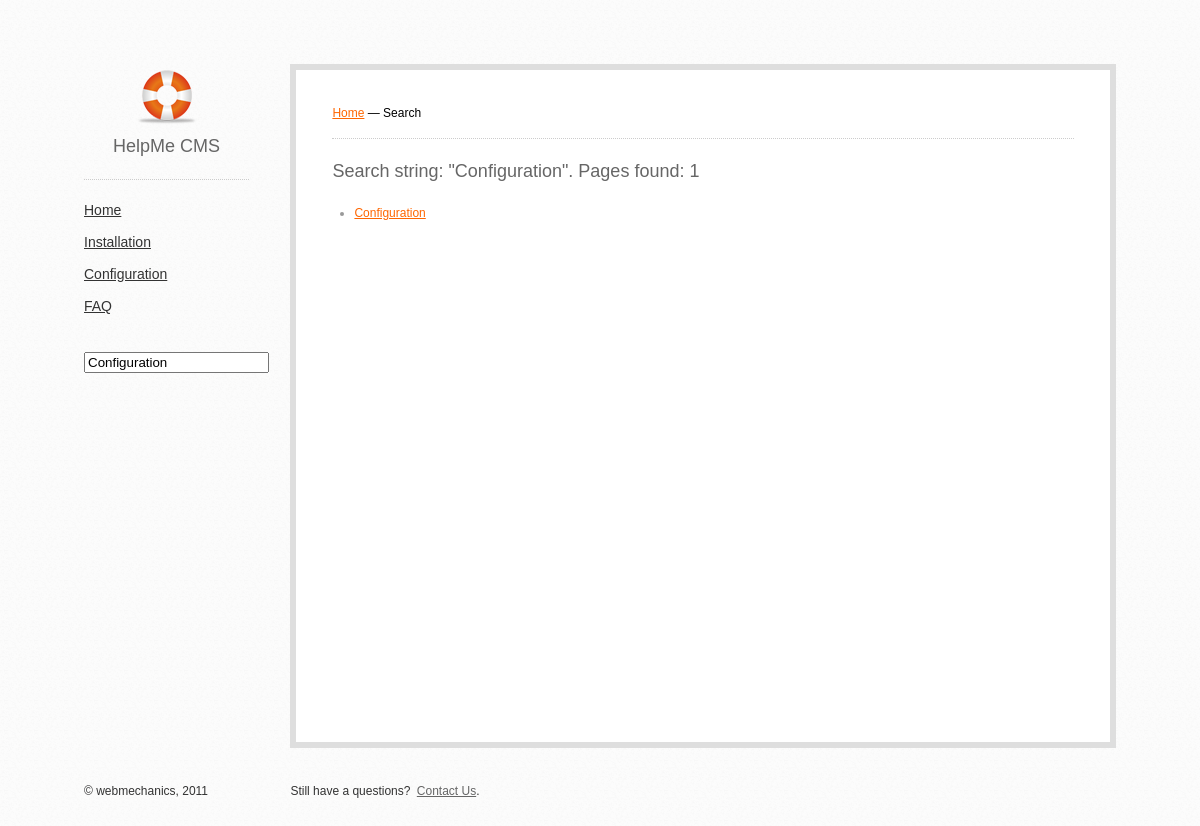
/search/?str=Configuration&newsearch=true, run on the app's committed database.
### tables this page shows
CREATE TABLE `help` (
  `id` int(10) unsigned NOT NULL AUTO_INCREMENT,
  `parent` int(10) unsigned NOT NULL DEFAULT '0',
  `name` varchar(255) DEFAULT NULL,
  `keywords` varchar(255) DEFAULT NULL,
  `description` varchar(512) DEFAULT NULL,
  `content` text,
  `priority` int(10) unsigned NOT NULL DEFAULT '0',
  `enabled` int(1) unsigned NOT NULL DEFAULT '0',
  PRIMARY KEY (`id`),
  KEY `idx_priority` (`priority`),
  KEY `idx_search` (`name`,`keywords`),
  KEY `idx_parent` (`parent`),
  KEY `idx_enabled` (`enabled`)
);

### app/controllers/main.php (called while the page is built, shortened)
<?php if ( ! defined('BASEPATH')) exit('No direct script access allowed');
class Main extends MY_Controller {
	function __construct() {
		$this->load->model('pages_model');
	}
	function search() {
		$this->load->model('search_model');
		$this->load->library('security');
		$str = $this->security->xss_clean($_GET['str']);
		$data['topics'] = $this->pages_model->topics();
		$data['result'] = $this->search_model->search($str);
		$data['str'] = $str;
		$this->load->view('search', $data);
	}
}

### www/index.php (called while the page is built, shortened)
<?php
require_once BASEPATH.'core/CodeIgniter.php';

### app/models/pages_model.php (called while the page is built, shortened)
<?php
class Pages_model extends CI_Model {
	function topics() {
		$sql = 'SELECT id, name FROM help WHERE parent = 0 AND enabled = 1 ORDER BY priority';
		$query = $this->db->query($sql);
		return $query->result();
	}
}

### app/models/search_model.php (called while the page is built, shortened)
<?php
class Search_model extends CI_Model {
	function search($str = "") {
		$str = '%'.$str.'%';
		$str = $this->db->escape($str);
		$sql = sprintf("SELECT DISTINCT(id), name FROM help WHERE (name LIKE %s OR keywords LIKE %s OR content LIKE %s) AND enabled = 1", $str, $str, $str);
		$query = $this->db->query($sql);
		return $query->result();
	}
}

### app/views/search.php (the view, shortened to what this page needs)
<!DOCTYPE html>
<html>
<head>
<link href="/css/grid.css" rel="stylesheet" type="text/css" />
<link href="/css/main.css" rel="stylesheet" type="text/css" />
<link href="/css/jquery.colorbox.css" rel="stylesheet" type="text/css" />
</head>
<body>
<div class="main">
	<div class="dp20">
		<div id="logo">HelpMe CMS</div>
		<div id="navigation" class="topics">
			<ul>
				<?php foreach($topics as $row) { ?>
				<li id="row_<?= $row->id ?>"><a href="/page/<?= $row->id ?>/"><?= $row->name ?></a></li>
				<?php } ?>
			</ul>
			<form action="/search/" method="get" id="search">
				<input type="search" placeholder="<?= lang('search'); ?>…" name="str" autosave="str" results="5" value="<?= $str ?>" />
			</form>
		</div>
	</div>
	<div class="dp80">
		<div id="content">
			<div class="breadcrumbs"><a href="/"><?= lang('home'); ?></a> — <?= lang('search'); ?></div>
			<h2 style="margin-top: 22px;"><?= lang('search_str'); ?>: "<?= $str ?>". <?= lang('pages_found'); ?>: <?= sizeof($result) ?> </h2>
			<ul>
			<?php foreach($result as $row) { ?>
				<li><a href="/page/<?= $row->id ?>/"><?= $row->name ?></a></li>
			<?php } ?>
			</ul>
		</div>
	</div>
	<div id="footer" class="dp20">&copy; webmechanics, 2011</div>
	<div id="contacts" class="dp80"><?= lang('still_have_a_questions'); ?> <a href="mailto:support@adfox.ru?subject=Вопрос по AdFox.ADV"><?= lang('contact_us'); ?></a>.</div>
</div>
</body>
</html>

### www/css/grid.css (style rules this page uses)
html, body, div, p, h1, h2, h3, h4, h5, ol, ul, li { margin: 0; padding: 0; border: 0; }
.dp20, .dp25, .dp33, .dp40, .dp50, .dp60, .dp66, .dp75, .dp80, .dp100 { float: left; display: inline; }
.dp20 { width: 20%; }
.dp80 { width: 80%; }

### www/css/main.css (style rules this page uses)
body { font-family: Tahoma, Geneva, sans-serif; font-size: 12px; background: url(/img/bg.png); }
ol, ul { list-style-image: none; list-style-position: outside; list-style-type: none; }
a { color: #FF6600; }
h2 { color: #666666; font-size: 18px; font-weight: normal; margin-bottom: 12px; }
.main { margin: 64px auto; width: 86%; }
#logo { padding-top: 72px; padding-bottom: 22px; width: 80%; margin-bottom: 22px; text-align: center; color: #666666; font-size: 18px; font-weight: lighter; border-bottom: dotted 1px #CCCCCC; background: url(/img/support.png) center top no-repeat; cursor: pointer; }
#navigation li { margin-bottom: 16px; font-size: 14px; width: 80%; }
#navigation a { color: #333333; }
#search { padding-top: 22px; }
#content { padding: 36px; border: solid 6px #DEDEDE; background-color: #FFFFFF; min-height: 600px; }
.breadcrumbs { margin-bottom: 12px; padding-bottom: 18px; border-bottom: dotted 1px #CCCCCC; }
#content ul, #content ol { padding-top: 12px; padding-bottom: 12px; }
#content li { margin-bottom: 16px; margin-left: 22px; }
#content ul { list-style: disc; color: #999999; }
#footer { padding-bottom: 64px; padding-top: 36px; color: #333333; }
#contacts { padding-bottom: 64px; padding-top: 36px; color: #333333; }
#contacts a { color: #666666; margin-left: 3px; }

### data on the page
help: name "Home"
help: name "Installation"
help: name "Configuration"
help: name "FAQ"

### other printed values
lang('home') "Home"
lang('search') "Search"
lang('search_str') "Search string"
$str "Configuration"
lang('pages_found') "Pages found"
sizeof($result) "1"
lang('still_have_a_questions') "Still have a questions?"
lang('contact_us') "Contact Us"
